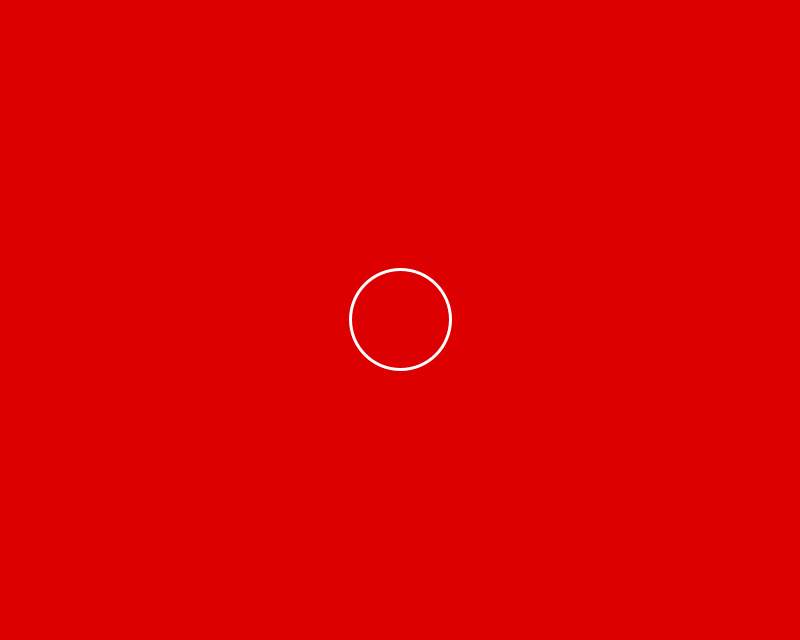
Frame 1 (no input)
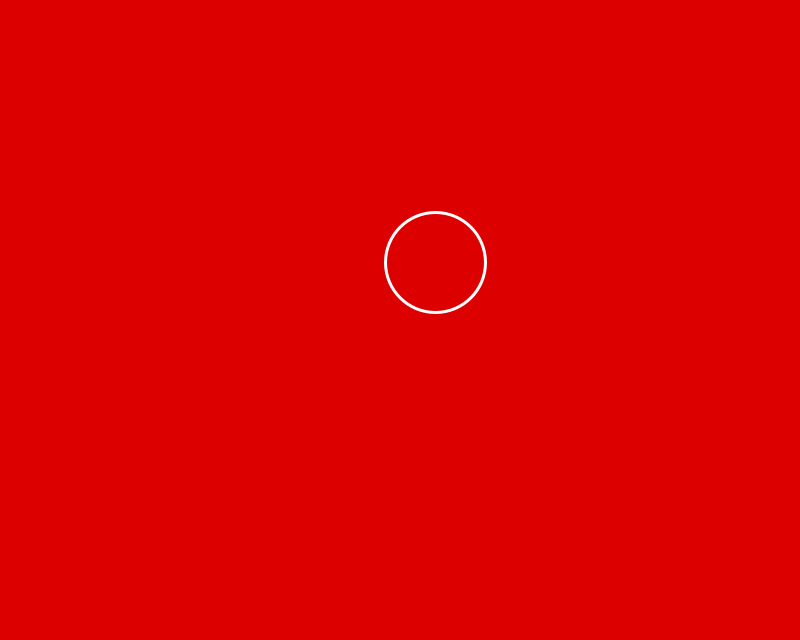
Frame 60 (the mouse pressed at the canvas centre just before this capture)
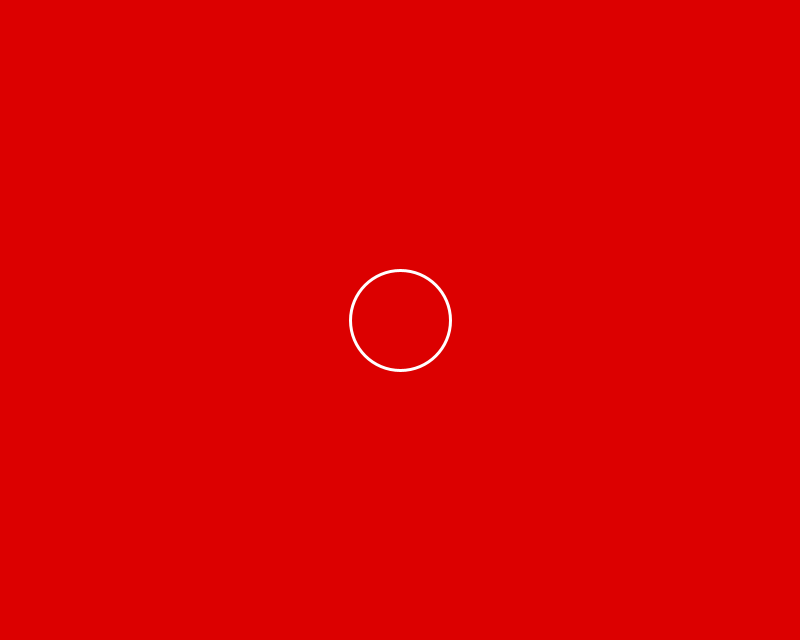
Frame 120 (the mouse held since frame 60 and released just before this capture)

The Processing sketch that drew these frames (run headless with seeded random() and noise(); from frame 60 on, the mouse is pressed at the canvas centre):

// Processing sketch: motion_01
// ── motion_01.pde
int radius = 50;

// create position and velocity variables for x/y coordinates
float posX, posY;
float velX, velY;


void setup() {
  size( 800, 640 );

  // initialize position variables at the center of the window
  posX = width / 2;
  posY = height / 2;
  
  // calulate initial random velocity
  velX = random( -2, 2 );
  velY = random( -2, 2 );
  
  // tell Processing to draw an ellipse
  // using the dimension varialbes as radius size instead of diameter
  ellipseMode( RADIUS );
}

void draw() {
  background( 220, 0, 0 );

  // if the user click a mouse button 
  // reset position and velocity variables
  if ( mousePressed ) {
    posX = width / 2;
    posY = height / 2;

    velX = random( -2, 2 );
    velY = random( -2, 2 );
  }

  // increment position varialbe with velocity to achieve animation
  posX += velX;
  posY += velY;
  
  checkBounds();
  
  noFill();
  strokeWeight( 3 );
  stroke( 255 );
  ellipse( posX, posY, radius, radius );
}


// method to check if our position goes outside our window
// if so invert velocity value respectively 
void checkBounds() {
  if ( posX < radius ) {
    velX *= -1;
  }
  else if ( posX > width - radius ) {
    velX *= -1;
  }
  
  if ( posY < radius ) {
    velY *= -1;
  }
  else if ( posY > height - radius ) {
    velY *= -1;
  }
}
